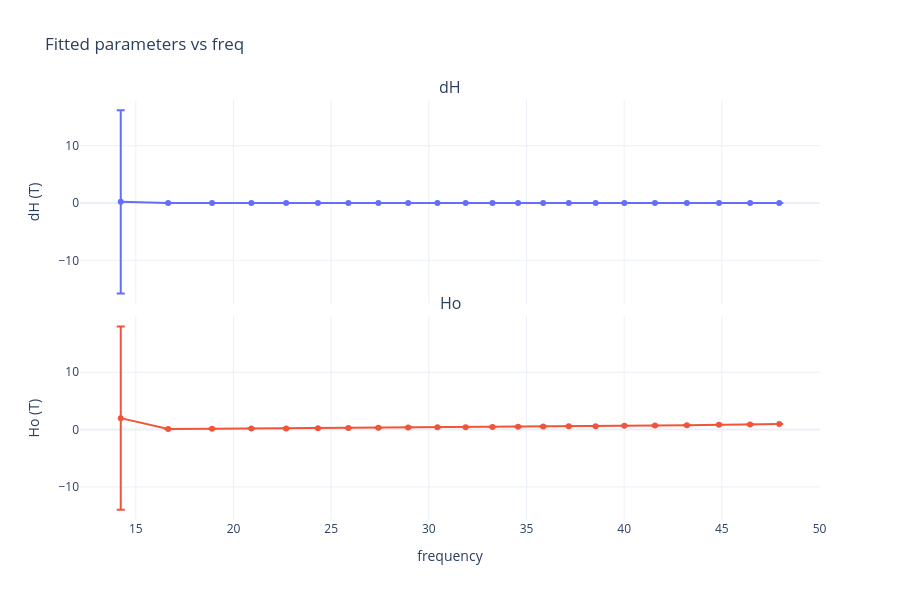

The notebook cell saved with this chart:
### Code cell
fits_storage.plot_fit_parameters_subplots(
    cut_data_L_fits,
    x_axis="freq",
    params=["dH", "Ho"],
    x_label= "frequency"#"(GHz)"
)

### Figure 1 — Plotly figure (JSON) as saved in the notebook; plotly's stock layout.template omitted (floating-point values rounded to 4 significant figures)
{"data": [{"error_y": {"array": [15.99, 2.446e-05, 2.674e-05, 2.093e-05, 1.935e-05, 2.087e-05, 2.108e-05, 1.943e-05, 1.957e-05, 2.37e-05, 2.157e-05, 1.68e-05, 1.983e-05, 1.654e-05, 2.212e-05, 2.344e-05, 2.589e-05, 2.67e-05, 2.67e-05, 2.986e-05, 3.053e-05, 0.00046], "type": "data", "visible": true}, "hovertemplate": "freq: %{x}<br>dH: %{y}<extra></extra>", "mode": "lines+markers", "name": "dH", "showlegend": false, "type": "scatter", "x": [14.23, 16.66, 18.9, 20.91, 22.7, 24.32, 25.88, 27.42, 28.94, 30.44, 31.88, 33.26, 34.57, 35.86, 37.16, 38.54, 40.01, 41.58, 43.21, 44.85, 46.45, 47.94], "xaxis": "x", "y": [0.2, 0.003328, 0.003498, 0.003412, 0.003249, 0.003314, 0.003421, 0.003508, 0.00359, 0.003576, 0.00359, 0.003454, 0.003502, 0.003567, 0.003805, 0.004285, 0.004686, 0.005252, 0.005305, 0.005752, 0.005727, 0.006655], "yaxis": "y"}, {"error_y": {"array": [15.99, 2.446e-05, 2.674e-05, 2.093e-05, 1.935e-05, 2.087e-05, 2.108e-05, 1.943e-05, 1.957e-05, 2.37e-05, 2.157e-05, 1.68e-05, 1.983e-05, 1.654e-05, 2.212e-05, 2.344e-05, 2.589e-05, 2.67e-05, 2.67e-05, 2.986e-05, 3.053e-05, 0.00046], "type": "data", "visible": true}, "hovertemplate": "freq: %{x}<br>Ho: %{y}<extra></extra>", "mode": "lines+markers", "name": "Ho", "showlegend": false, "type": "scatter", "x": [14.23, 16.66, 18.9, 20.91, 22.7, 24.32, 25.88, 27.42, 28.94, 30.44, 31.88, 33.26, 34.57, 35.86, 37.16, 38.54, 40.01, 41.58, 43.21, 44.85, 46.45, 47.94], "xaxis": "x2", "y": [2.0, 0.0918, 0.1368, 0.1785, 0.2154, 0.2493, 0.2832, 0.3187, 0.3559, 0.3936, 0.43, 0.4645, 0.4974, 0.5301, 0.5659, 0.6067, 0.6558, 0.7142, 0.7795, 0.8474, 0.9137, 0.9767], "yaxis": "y2"}], "layout": {"annotations": [{"font": {"size": 16}, "showarrow": false, "text": "dH", "x": 0.5, "xanchor": "center", "xref": "paper", "y": 1, "yanchor": "bottom", "yref": "paper"}, {"font": {"size": 16}, "showarrow": false, "text": "Ho", "x": 0.5, "xanchor": "center", "xref": "paper", "y": 0.485, "yanchor": "bottom", "yref": "paper"}], "height": 600, "hovermode": "x unified", "title": {"text": "Fitted parameters vs freq"}, "xaxis": {"anchor": "y", "domain": [0, 1], "matches": "x2", "showticklabels": false}, "xaxis2": {"anchor": "y2", "domain": [0, 1], "title": {"text": "frequency"}}, "yaxis": {"anchor": "x", "domain": [0.515, 1], "title": {"text": "dH (T)"}}, "yaxis2": {"anchor": "x2", "domain": [0, 0.485], "title": {"text": "Ho (T)"}}}}
